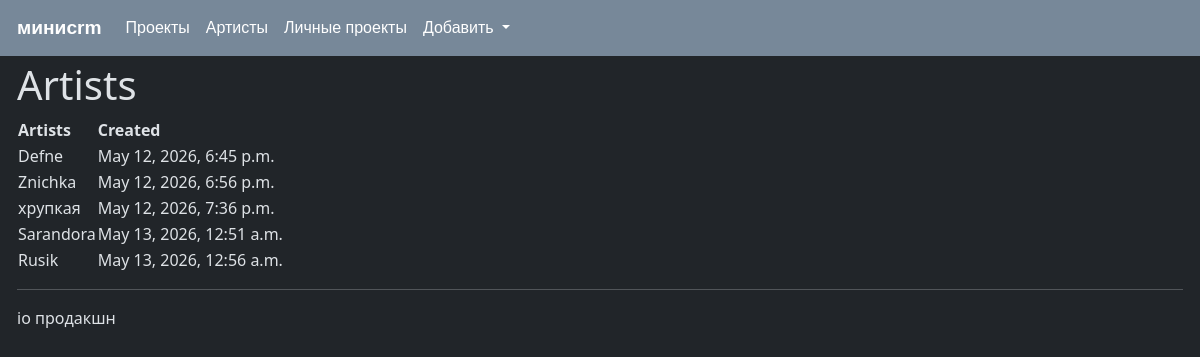
Screenshot of /artists/ with the database file from the repository.
### minicrm/models.py (models this page shows, shortened)
class Artist (models.Model):
    Name = models.CharField(max_length=50)
    Created_date = models.DateTimeField(default=now)

### minicrm/views.py (the view)
class ArtistListView(ListView):
    model = Artist
    def get_context_data(self, **kwargs):
        context = super(ArtistListView, self).get_context_data(**kwargs)
        return context

### minicrm/templates/minicrm/artist_list.html (shortened to what this page needs)
{% extends "minicrm/layout.html/" %}
{% block content %}
<h1> Artists </h1>
<table>
            <thead>
                <th>Artists</th>
                <th>Created</th>
            </thead>
    {% if artist_list %}
        {% for artist in artist_list %}
            <tbody>
                <tr>
                    <td>{{ artist.Name }}</td>
                    <td>{{ artist.Created_date }}</td>
                </tr>
            </tbody>
        {% endfor %}
    {% endif %}
</table>
{% endblock %}

### minicrm/templates/minicrm/layout.html (shortened to what this page needs)
<!DOCTYPE html>
<html lang="en" data-bs-theme="dark">
<head>
    {% load static %}
    {% load bootstrap5 %}
    {% bootstrap_css %}
    <link rel="stylesheet" type="text/css" href="{% static 'minicrm/styles.css' %}"/>
</head>
<body>
<nav class="navbar navbar-expand-lg">
  <div class="container-fluid">
    <a class="navbar-brand" href="{% url 'minicrm' %}">мини<b>crm</b></a>
    <div class="collapse navbar-collapse" id="navbarSupportedContent">
      <ul class="navbar-nav me-auto mb-2 mb-lg-0">
        <li class="nav-item">
          <a class="nav-link active" aria-current="page" href="{% url 'minicrm' %}">Проекты</a>
        </li>
        <li class="nav-item">
          <a class="nav-link" href="{% url 'artistlist' %}">Артисты</a>
        </li>
        <li class="nav-item">
          <a class="nav-link" href="{% url 'personal' %}">Личные проекты</a>
        </li>
        <li class="nav-item dropdown">
          <a class="nav-link dropdown-toggle" href="#" role="button" data-bs-toggle="dropdown" aria-expanded="false">
            Добавить
          </a>
        </li>
      </ul>
    </div>
  </div>
</nav>
<div class="container-fluid" data-bs-theme="light">
    <div class="body-content">
        {% block content %}
        {% endblock %}
        <hr/>
        <footer>
            <p>io продакшн</p>
        </footer>
    </div>
</div>
</body>
</html>

### static_collected/minicrm/styles.css (style rules this page uses)
.navbar { background-color: lightslategray; font-size: 1em; font-family: 'Trebuchet MS', 'Lucida Sans Unicode', 'Lucida Grande', 'Lucida Sans', Arial, sans-serif; color: white; padding: 8px 5px 8px 5px; }
.navbar a { text-decoration: none; color: inherit; }
.navbar-brand { font-size: 1.2em; font-weight: 600; }
.body-content { padding: 5px; font-family:'Segoe UI', Tahoma, Geneva, Verdana, sans-serif; }

### rows the page displays
Artist: Name "Defne", Created_date "May 12, 2026, 6:45 p.m."
Artist: Name "Znichka", Created_date "May 12, 2026, 6:56 p.m."
Artist: Name "хрупкая", Created_date "May 12, 2026, 7:36 p.m."
Artist: Name "Sarandora", Created_date "May 13, 2026, 12:51 a.m."
Artist: Name "Rusik", Created_date "May 13, 2026, 12:56 a.m."
